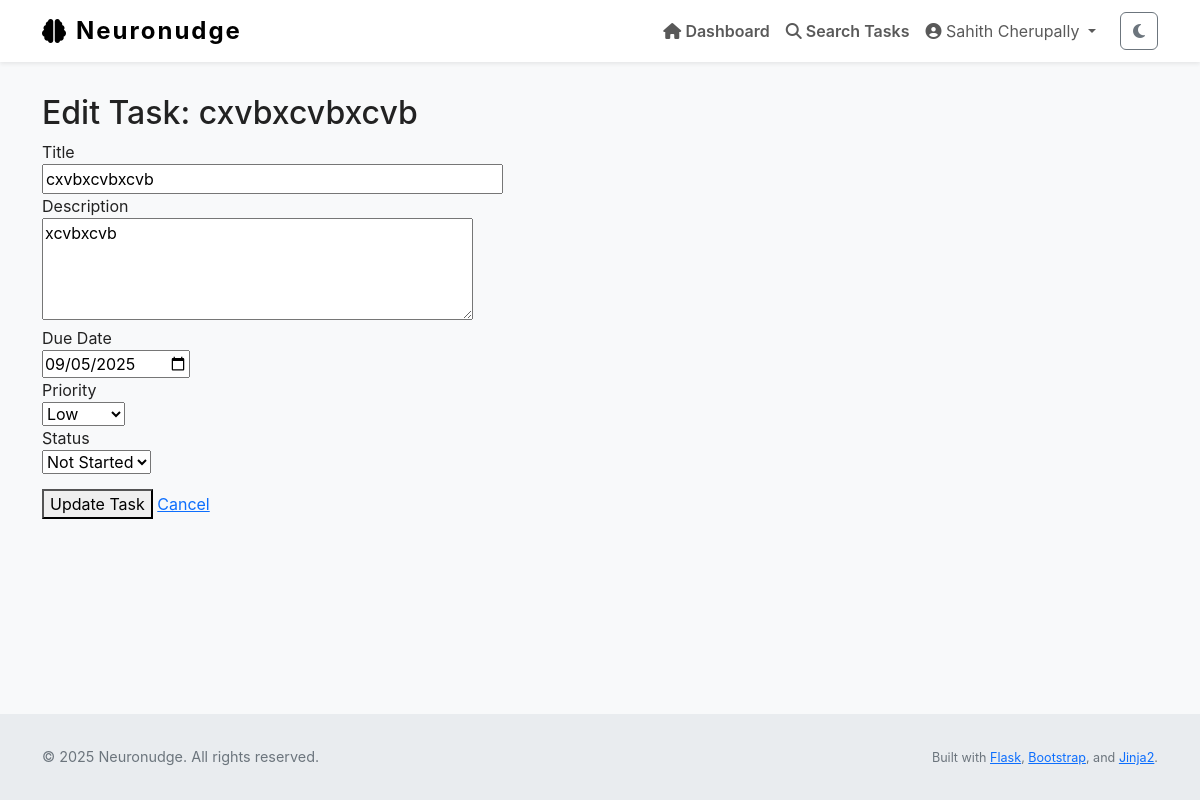
The page /task/edit/22 (signed in) on the database its author committed.
### Neuronudge/models.py (models this page shows, shortened)
class User(UserMixin, db.Model):
    id = db.Column(db.Integer, primary_key=True)
    name = db.Column(db.String(150), nullable=True)                # full name
    username = db.Column(db.String(150), unique=True, nullable=False)
    email = db.Column(db.String(150), unique=True, nullable=False)
    password_hash = db.Column(db.String(256), nullable=False)
    profile_type = db.Column(db.String(50), nullable=False, default='General')
    created_at = db.Column(db.DateTime, default=datetime.utcnow)
    tasks = db.relationship('Task', backref='user', lazy=True)
    logs = db.relationship('ActivityLog', backref='user', lazy=True)
    preferences = db.relationship('OnboardingPreferences', back_populates='user', uselist=False)
    avatar_url = db.Column(db.String(300), default=None)
    registered_on = db.Column(db.DateTime, default=datetime.utcnow)
    dashboard_features = db.Column(JSON, nullable=False, default=[])
    feature_task_timer = db.Column(db.Boolean, default=False)
    feature_task_stats = db.Column(db.Boolean, default=True)
    feature_focus_mode = db.Column(db.Boolean, default=False)
    feature_deadline_tracker = db.Column(db.Boolean, default=False)
    feature_priority_sort = db.Column(db.Boolean, default=False)
    feature_task_export = db.Column(db.Boolean, default=False)
    feature_progress_graphs = db.Column(db.Boolean, default=False)

class Task(db.Model):
    id = db.Column(db.Integer, primary_key=True)
    title = db.Column(db.String(255), nullable=False)
    description = db.Column(db.Text, nullable=False)
    due_date = db.Column(db.DateTime)
    completed = db.Column(db.Boolean, default=False)
    priority = db.Column(db.Integer, default=2)         # 1 = high, 2 = med, 3 = low
    status = db.Column(db.String(20), default='not started')
    reminder_set = db.Column(db.Boolean, default=False)
    created_at = db.Column(db.DateTime, default=datetime.utcnow)
    updated_at = db.Column(db.DateTime, default=datetime.utcnow, onupdate=datetime.utcnow)
    user_id = db.Column(db.Integer, db.ForeignKey('user.id'), nullable=False)

### Neuronudge/views.py (the view, shortened to what this page needs)
@main.route('/task/edit/<int:id>', methods=['GET', 'POST'])
@login_required
def edit_task(id):
    task = Task.query.get_or_404(id)
    if task.user_id != current_user.id:
        flash("Unauthorized access.", category='error')
        abort(403)
    form = TaskForm(obj=task)
    if request.method == 'GET':
        form.priority.data = str(task.priority)
        form.status.data = "completed" if task.completed else "not_started"
    return render_template('edit_task.html', form=form, task=task)

### Neuronudge/forms.py (shortened to what this page needs)
class TaskForm(FlaskForm):
    title = StringField("Title", validators=[DataRequired()])
    description = TextAreaField("Description")
    due_date = DateField("Due Date", validators=[DataRequired()])
    due_time = TimeField("Due Time (optional)", validators=[Optional()])
    submit = SubmitField("Save Task")
    reminder_set = BooleanField("Set Reminder?")
    priority = SelectField(
    "Priority",
    choices=[
        ("1", "High"),
        ("2", "Medium"),
        ("3", "Low"),
    ],
    default="2",
    validators=[DataRequired()]
)
    status = SelectField(
        "Status",
        choices=[("not_started", "Not Started"),
                 ("in_progress", "In Progress"),
                 ("completed", "Completed")],
        default="not_started"
    )

### Neuronudge/templates/edit_task.html (shortened to what this page needs)
{% extends "layout.html" %}
{% block content %}
<h2>Edit Task: {{ task.title }}</h2>
<form method="POST" action="{{ url_for('main.edit_task', id=task.id) }}">
    <div>
        {{ form.title.label }}<br>
        {{ form.title(size=40) }}
    </div>
    <div>
        {{ form.description.label }}<br>
        {{ form.description(rows=4, cols=40) }}
    </div>
    <div>
        {{ form.due_date.label }}<br>
        {{ form.due_date(type="date") }}
    </div>
    <div>
        {{ form.priority.label }}<br>
        {{ form.priority() }}
    </div>
    <div>
        {{ form.status.label }}<br>
        {{ form.status() }}
    </div>
    <div style="margin-top: 15px;">
        <button type="submit">Update Task</button>
        <a href="{{ url_for('main.dashboard') }}">Cancel</a>
    </div>
</form>
{% endblock %}

### Neuronudge/templates/layout.html (shortened to what this page needs)
<!DOCTYPE html>
<html lang="en" class="h-100" data-theme="light">
<head>
    <link href="https://cdn.jsdelivr.net/npm/bootstrap@5.3.0/dist/css/bootstrap.min.css" rel="stylesheet" />
    <link href="https://cdnjs.cloudflare.com/ajax/libs/font-awesome/6.4.0/css/all.min.css" rel="stylesheet" />
    <link rel="stylesheet" href="{{ url_for('static', filename='style.css') }}" />
</head>
<body class="d-flex flex-column h-100" role="document" aria-live="polite" aria-busy="false" aria-label="Neuronudge main document">
<nav class="navbar navbar-expand-lg navbar-light fixed-top bg-white shadow-sm" role="navigation" aria-label="Main navigation">
    <div class="container">
        <a class="navbar-brand d-flex align-items-center" href="{{ url_for('main.home') }}" aria-label="Neuronudge homepage">
            <i class="fa-solid fa-brain me-2" aria-hidden="true"></i> Neuronudge
        </a>
        <div class="collapse navbar-collapse" id="navbarNav">
            <ul class="navbar-nav ms-auto align-items-center" role="menubar">
                {% if current_user.is_authenticated %}
                    <li class="nav-item" role="none">
                        <a class="nav-link fw-semibold" href="{{ url_for('main.dashboard') }}" role="menuitem">
                            <i class="fa-solid fa-house"></i> Dashboard
                        </a>
                    </li>
                    <li class="nav-item" role="none">
                        <a class="nav-link fw-semibold" href="{{ url_for('main.task_search') }}" role="menuitem">
                            <i class="fa-solid fa-magnifying-glass"></i> Search Tasks
                        </a>
                    </li>
                    <li class="nav-item dropdown" role="none">
                        <a class="nav-link dropdown-toggle" href="#" id="profileDropdown" role="button"
                           data-bs-toggle="dropdown" aria-expanded="false" aria-haspopup="true" aria-controls="profileDropdownMenu">
                            <i class="fa-solid fa-user-circle"></i> {{ current_user.name or current_user.email }}
                        </a>
                    </li>
                    <li class="nav-item" role="none">
                        <button id="darkModeToggle" class="btn btn-outline-secondary ms-3" aria-pressed="false" aria-label="Toggle dark mode">
                            <i class="fa-solid fa-moon"></i>
                        </button>
                    </li>
                {% endif %}
            </ul>
        </div>
    </div>
</nav>
<div class="flash-message container position-fixed top-0 end-0 p-3" role="region" aria-live="assertive" aria-atomic="true">
</div>
<main role="main" class="container flex-grow-1 my-4" tabindex="-1">
    {% block content %}{% endblock %}
</main>
<footer class="footer mt-auto" role="contentinfo">
    <div class="container d-flex flex-column flex-md-row justify-content-between align-items-center">
        <p class="mb-2 mb-md-0">&copy; {{ current_year if current_year else "2025" }} Neuronudge. All rights reserved.</p>
        <p class="mb-0">
            <small>
                Built with
                <a href="https://flask.palletsprojects.com/" target="_blank" rel="noopener noreferrer">Flask</a>,
                <a href="https://getbootstrap.com/" target="_blank" rel="noopener noreferrer">Bootstrap</a>,
                and
                <a href="https://jinja.palletsprojects.com/" target="_blank" rel="noopener noreferrer">Jinja2</a>.
            </small>
        </p>
    </div>
</footer>
</body>
</html>

### Neuronudge/static/style.css (style rules this page uses)
:root { --page-bg: #eef5ff; --muted-text: #6c757d; }
body { background-color: var(--page-bg); color: #222; font-family: -apple-system, BlinkMacSystemFont, "Segoe UI", Roboto, "Helvetica Neue", Arial; line-height: 1.5; }
.flash-message { position: fixed; top: 70px; right: 1rem; z-index: 1080; min-width: 320px; max-width: 350px; pointer-events: auto; }

### Neuronudge/templates/layout.html (style rules this page uses)
body { padding-top: 70px; background-color: var(--bs-light-bg, #f8f9fa); min-height: 100vh; display: flex; flex-direction: column; font-family: -apple-system, BlinkMacSystemFont, "Segoe UI", Roboto, "Helvetica Neue", Arial; text-size-adjust: 100%; }
.navbar-brand { font-weight: 700; font-size: 1.5rem; letter-spacing: 2px; }
.footer { margin-top: auto; padding: 2rem 0; background-color: var(--bs-light-footer-bg, #e9ecef); text-align: center; font-size: 0.9rem; color: #6c757d; }
.flash-message { position: fixed; top: 70px; right: 1rem; z-index: 1080; min-width: 320px; max-width: 350px; pointer-events: auto; }

### rows shown on the page
User: name "Sahith Cherupally"
Task: title "cxvbxcvbxcvb", description "xcvbxcvb", due_date "09/05/2025", priority "Low", status "Not Started"

### other values the page prints
{{ current_year if current_year else "2025" }} "2025"
